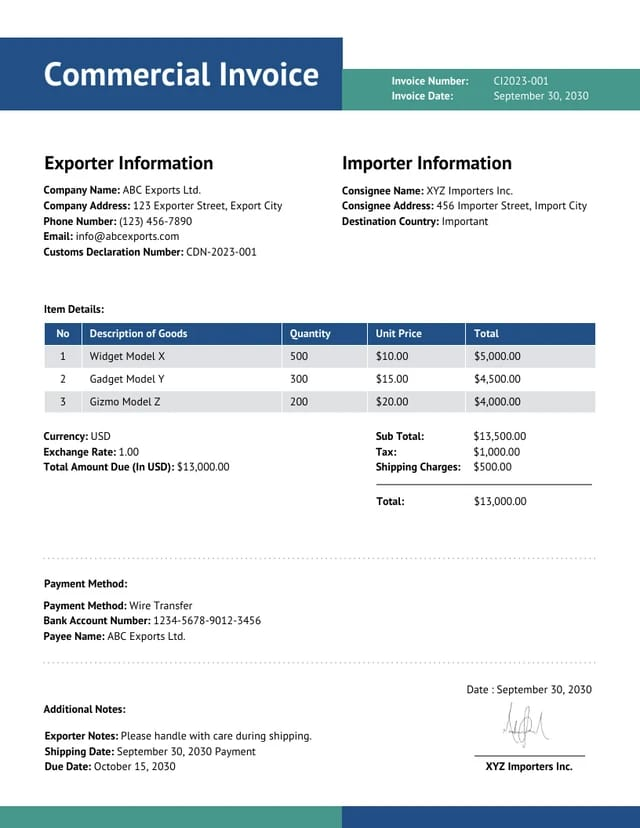
#> input picture Invoice sample.jpeg, 640 x 828 px
$ python -i frame_extractor.py   (imports and definitions only)
#> lines starting #> are read from the running program, lines starting #| are printed output that depends on the picture
#> further down, picture is the input picture: shape (828, 640, 3); mean B, G, R 233.5, 229.8, 223.3
import cv2
import numpy as np
import os
from skimage.metrics import structural_similarity as ssim
from pathlib import Path

def get_content_score(frame):
    try:
        small = cv2.resize(frame, (640, 360))
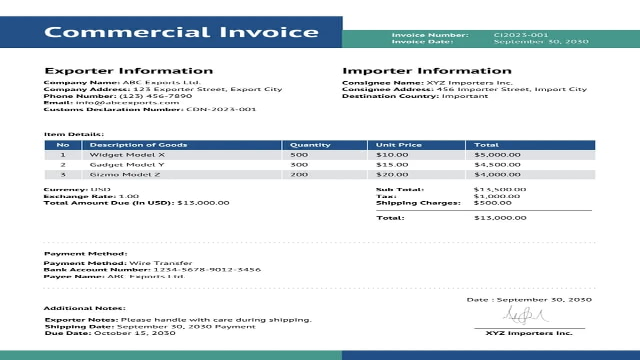
#> small: shape (360, 640, 3); mean B, G, R 233.6, 229.9, 223.3
        gray = cv2.cvtColor(small, cv2.COLOR_BGR2GRAY)
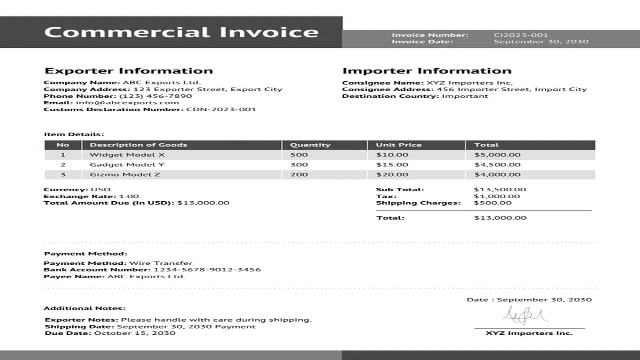
#> gray: shape (360, 640); min 0, max 255, mean 228.3
        edges = cv2.Canny(gray, 100, 200)
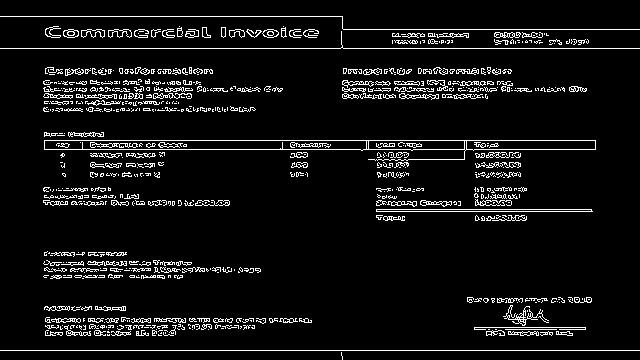
#> edges: shape (360, 640); 6.9% white in thin lines or dots
        return np.sum(edges) / 255
    except Exception as e:
        print("Content score error:", e)
        return 0


# [195 lines left out: functions process_chunk, get_histogram, group_slides_histogram, extract_slides_chunked, not called in this run]

>>> import cv2
>>> picture = cv2.imread('../../../Invoice sample.jpeg')
>>> result = get_content_score(picture)
#> result = 15819

$ run again, on Invoice1.jpeg
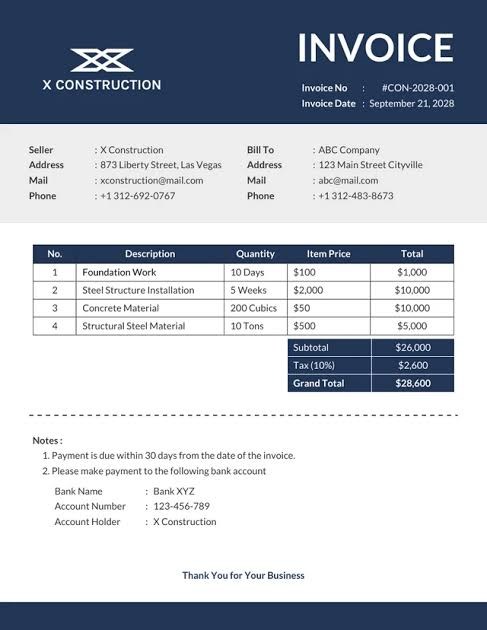
#> input picture Invoice1.jpeg, 487 x 630 px
#> picture is the input picture: shape (630, 487, 3); mean B, G, R 199.6, 190.7, 185.2
#> in get_content_score, `gray = cv2.cvtColor(small, cv2.COLOR_BGR2GRAY)`:
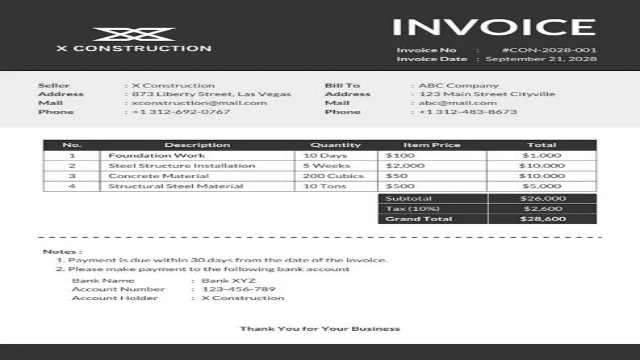
#> gray: shape (360, 640); min 14, max 255, mean 189.9
#> in get_content_score, `edges = cv2.Canny(gray, 100, 200)`:
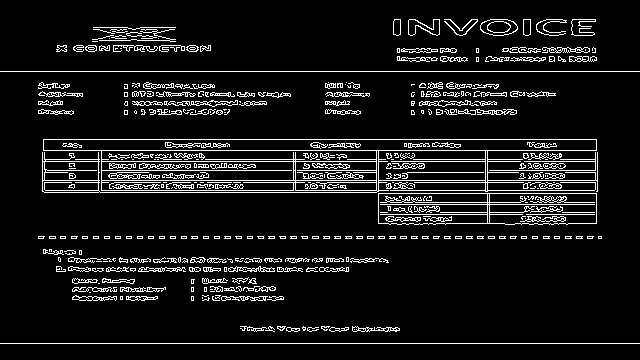
#> edges: shape (360, 640); 8.9% white in thin lines or dots
#> result = 20453
